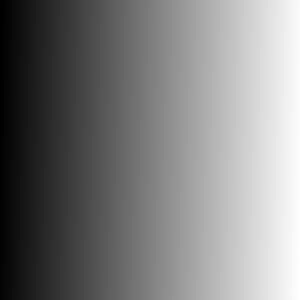
#> input picture gr.png, 300 x 300 px
$ python simple_thesholding.py
#> lines starting #> are read from the running program, lines starting #| are printed output that depends on the picture; after the words box and inside, x2 and y2 are one past the last pixel; in counts of white or black regions, pixels touching at a corner belong together
import cv2 as cv
import numpy as np

img = cv.imread('gr.png',0)
#> img: shape (300, 300); min 0, max 255, mean 126.3

_,th = cv.threshold(img,70,255,cv.THRESH_BINARY)
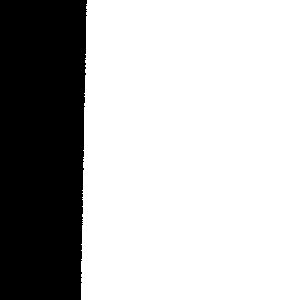
#> th: shape (300, 300); 72.1% white; 1 black region, box (x1, y1, x2, y2) and area: (0, 0, 87, 300) 25110
_,th2 = cv.threshold(img,127,255,cv.THRESH_BINARY_INV)
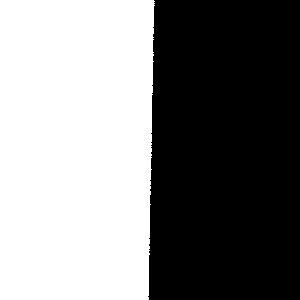
#> th2: shape (300, 300); 50.5% white; 1 black region, box (x1, y1, x2, y2) and area: (148, 0, 300, 300) 44573
_,th3 = cv.threshold(img,150,255,cv.THRESH_TRUNC)
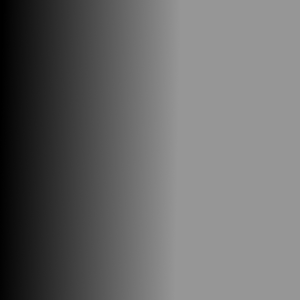
#> th3: shape (300, 300); min 0, max 150, mean 105.5
_,th4 = cv.threshold(img,150,255,cv.THRESH_TOZERO)
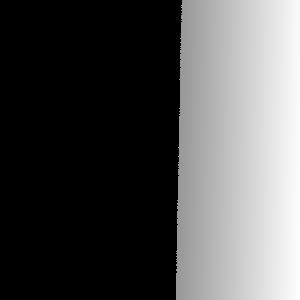
#> th4: shape (300, 300); min 0, max 255, mean 81.5
_,th5 = cv.threshold(img,150,255,cv.THRESH_TOZERO_INV)
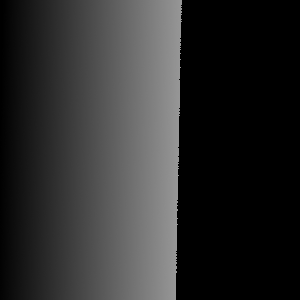
#> th5: shape (300, 300); min 0, max 150, mean 44.8


cv.imshow('img',img)
cv.imshow('th',th)
cv.imshow('th2',th2)
cv.imshow('th3',th3)
cv.imshow('th4',th4)
cv.imshow('th5',th5)

cv.waitKey(0)
cv.destroyAllWindows()

$ run again, with face.png copied over gr.png
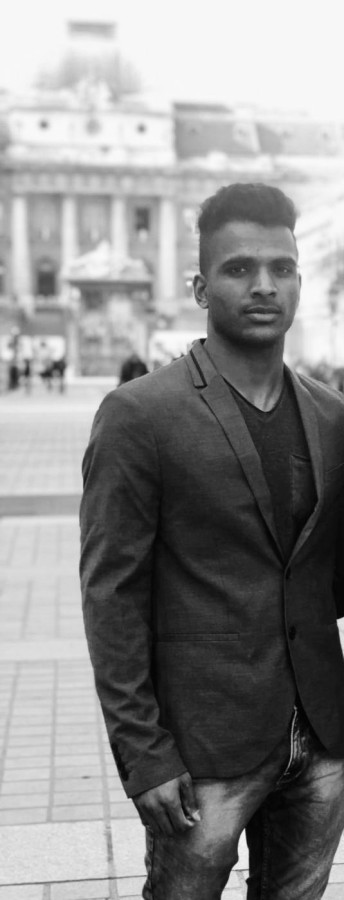
#> input picture face.png, 344 x 900 px
#> img is the input picture: shape (900, 344); min 0, max 252, mean 138.9
#> `_,th = cv.threshold(img,70,255,cv.THRESH_BINARY)`:
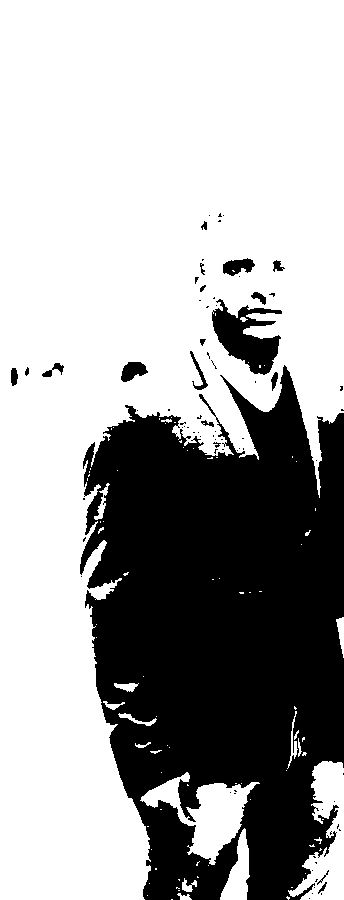
#> th: shape (900, 344); 65.7% white; 77 black regions (58 under 20 px), largest, box (x1, y1, x2, y2) and area: (80, 365, 344, 900) 101593, (212, 299, 282, 375) 2685, (223, 258, 255, 276) 365
#> th2: shape (900, 344); 44.8% white; 41 white regions (25 under 20 px), largest, box (x1, y1, x2, y2) and area: (79, 184, 344, 900) 134907, (71, 282, 152, 310) 978, (118, 355, 149, 387) 551
#> `_,th5 = cv.threshold(img,150,255,cv.THRESH_TOZERO_INV)`:
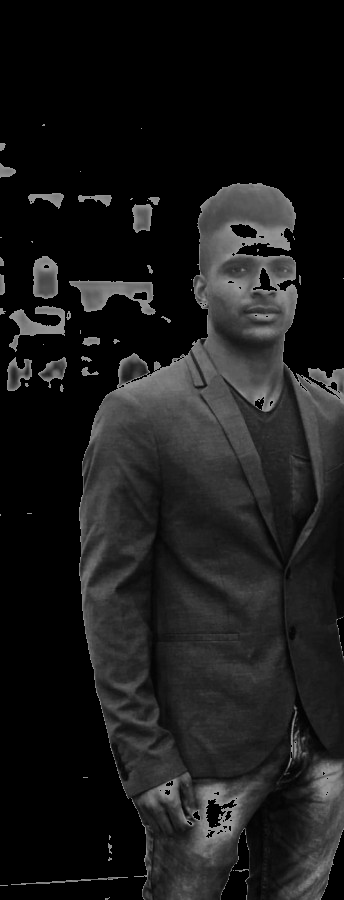
#> th5: shape (900, 344); min 0, max 150, mean 26.7

$ run again, with messi_fac.png copied over gr.png
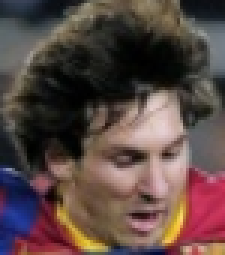
#> input picture messi_fac.png, 75 x 85 px (shown 3 times larger)
#> `_,th = cv.threshold(img,70,255,cv.THRESH_BINARY)`:
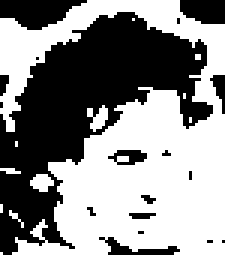
#> th: shape (85, 75) (shown 3 times larger); 54.6% white; 18 black regions (12 under 20 px), largest, box (x1, y1, x2, y2) and area: (0, 4, 71, 85) 2400, (0, 0, 29, 10) 190, (60, 0, 75, 8) 105, (33, 79, 60, 85) 64, (36, 50, 49, 55) 40, (70, 25, 75, 38) 33
#> th2: shape (85, 75); 84.7% white; 22 black regions (19 under 20 px), largest, box (x1, y1, x2, y2) and area: (30, 31, 63, 82) 764, (19, 65, 36, 84) 75, (61, 81, 75, 85) 45
#> `_,th5 = cv.threshold(img,150,255,cv.THRESH_TOZERO_INV)`:
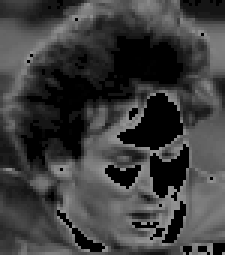
#> th5: shape (85, 75) (shown 3 times larger); min 0, max 150, mean 61.8
